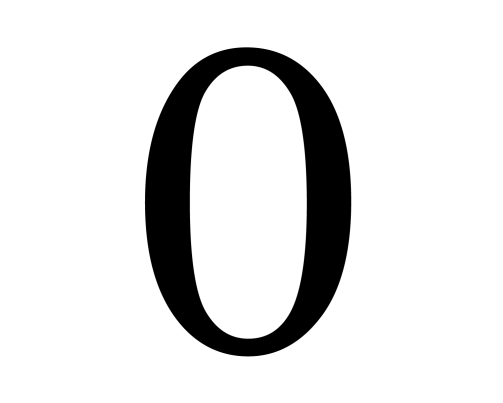
#> input picture 5.0/zero.jpg, 503 x 403 px
$ python conversion.py
#> lines starting #> are read from the running program, lines starting #| are printed output that depends on the picture; after the words box and inside, x2 and y2 are one past the last pixel; in counts of white or black regions, pixels touching at a corner belong together
#> further down, image is the input picture: shape (403, 503, 4); mean R, G, B, A 112.1, 112.1, 112.1, 30.9
from skimage import io
import matplotlib.pyplot as plt
import numpy as np
import re

def convert_nb(image):
    i=0
    m = np.zeros((len(image),len(image[0])))
#> m: shape (403, 503) float64; every value is 0
    while i<len(image):
        j=0
        while j<len(image[i]):
            k=0
            if len(image[i,j])==3:
                while k<3:
                    if image[i,j,k]==255:
                        if k==2:
                            m[i,j]=0
                        k=k+1
                    else:
                        m[i,j]=1
                        k=3
            elif len(image[i,j])==4:
                if image[i,j,3]==0:
                    m[i,j]=0
                    k=3
                else:
                    while k<3:
                        if image[i,j,k]==255:
                            if k==2:
                                m[i,j]=0
                            k=k+1
                        else:
                            m[i,j]=1
                            k=3
            j=j+1
        i=i+1
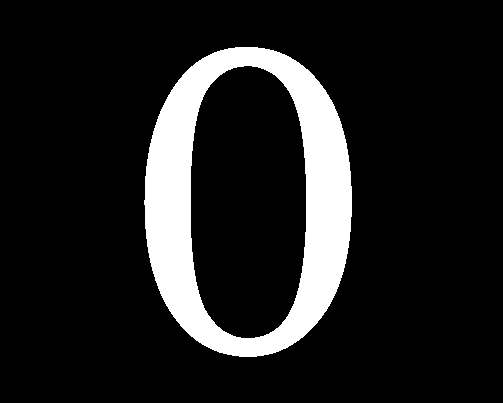
#> m: shape (403, 503) float64; values 0 (black) and 1 (white), 12.7% white; 1 white region, box (x1, y1, x2, y2) and area: (144, 47, 352, 357) 25650
#> after the loop, i = 403
    return m

def out(image):
    i=0
    f=open('simpleout.txt','w')
    while i<len(image):
        j=0
        while j<len(image[0]):
            f.write(str(image[i,j]).zfill(2) + " ")
            if j==len(image[1])-1 :
                f.write("\n")
            j=j+1
        i=i+1
    f.close()

image = io.imread("zero.jpg")
image = convert_nb(image)
plt.imshow(image, cmap=plt.cm.gray)
plt.show()

$ run again, with 5.0/1.jpg copied over 5.0/zero.jpg
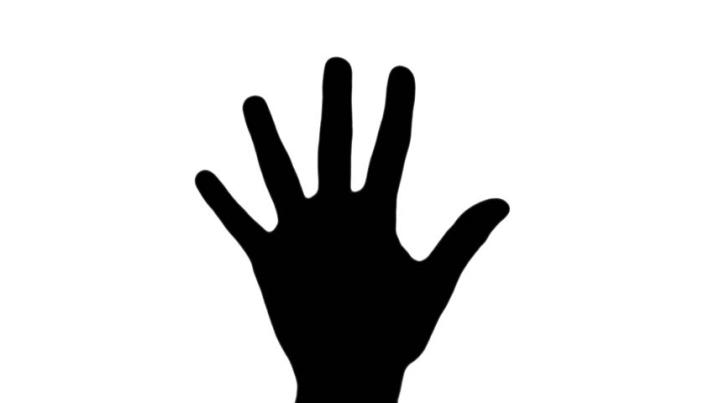
#> input picture 5.0/1.jpg, 714 x 403 px
#> image is the input picture: shape (403, 714, 3); min 0, max 255, mean 213.6
#> after the loop in convert_nb, `while i<len(image):`:
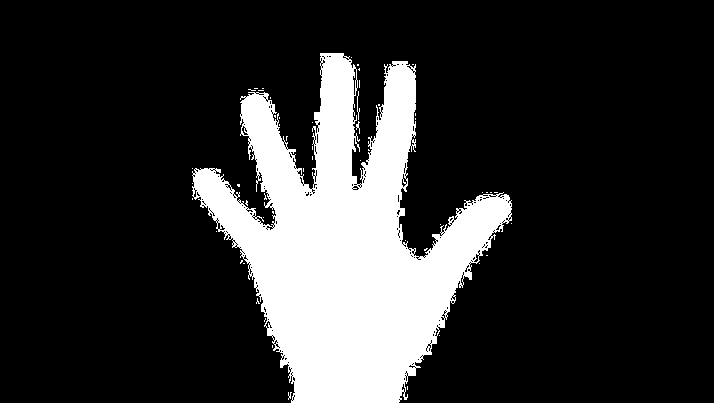
#> m: shape (403, 714) float64; values 0 (black) and 1 (white), 18.5% white; 53 white regions (50 under 20 px), largest, box (x1, y1, x2, y2) and area: (192, 53, 512, 403) 53051, (357, 91, 360, 120) 33, (356, 121, 360, 134) 23
#> after the loop in convert_nb, `while i<len(image):`: i = 403

$ run again, with 5.0/cheval0.png saved as 5.0/zero.jpg
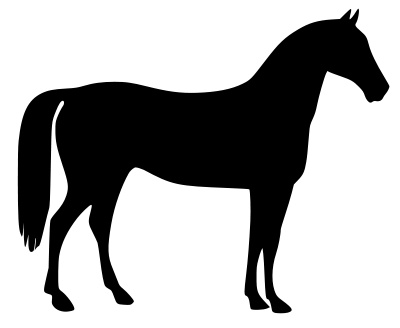
#> input picture 5.0/cheval0.png, 400 x 328 px
#> image is the input picture: shape (328, 400, 3); min 0, max 255, mean 170.7
#> after the loop in convert_nb, `while i<len(image):`:
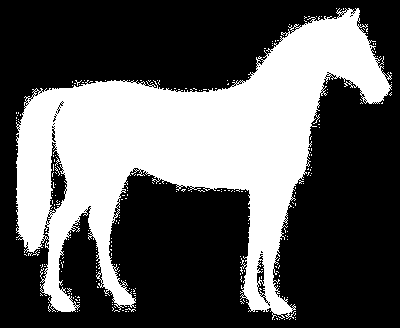
#> m: shape (328, 400) float64; values 0 (black) and 1 (white), 36.1% white; 244 white regions (243 under 20 px), largest, box (x1, y1, x2, y2) and area: (16, 8, 392, 320) 46863
#> after the loop in convert_nb, `while i<len(image):`: i = 328
